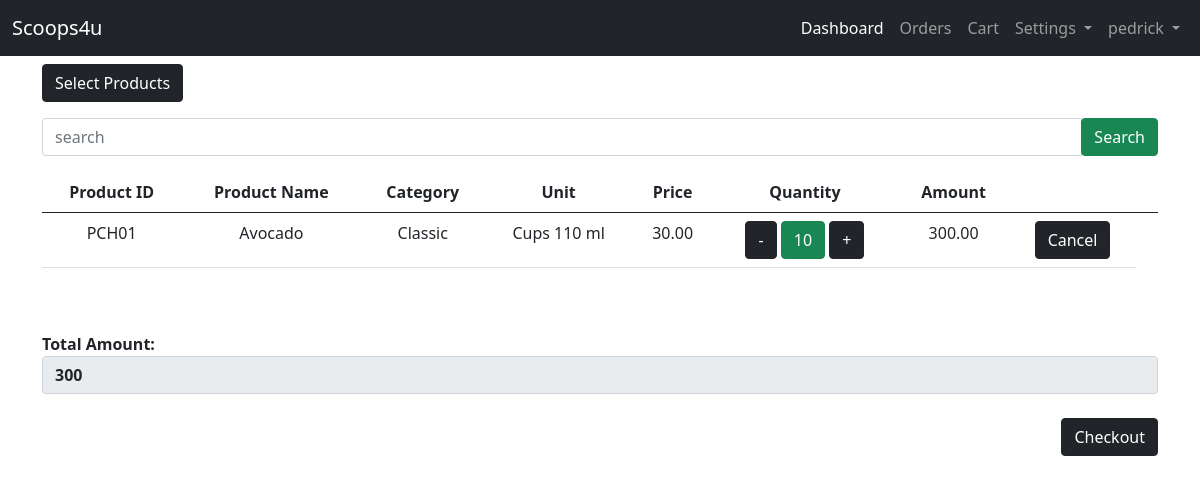
The app's page /user-site/pos/ (signed in), older data.
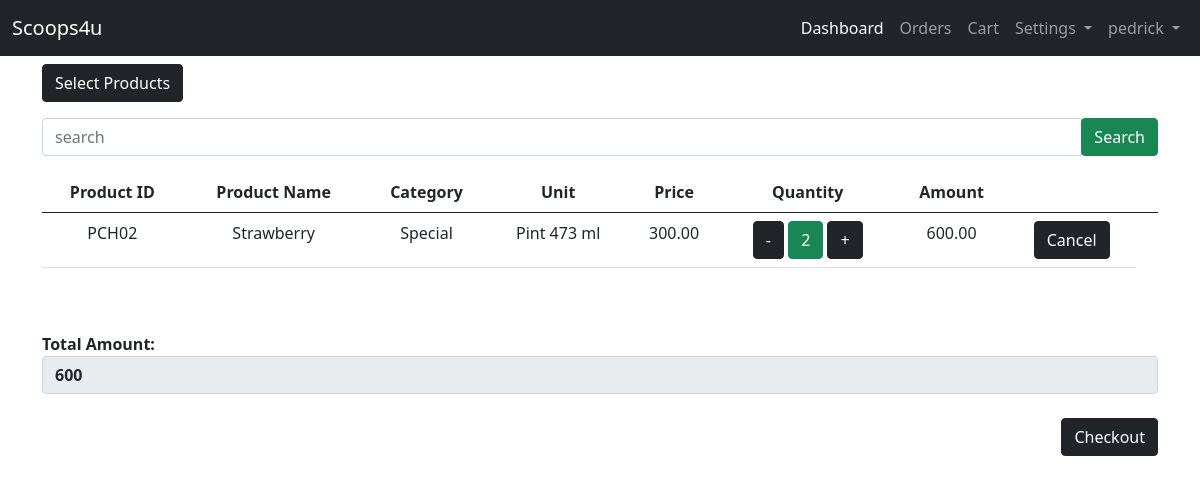
The same page, newer data.
### admin_site/models.py (models this page shows, shortened)
class Pos(models.Model):
    pos_user =  models.CharField(max_length=200, null=False, default=None, verbose_name='List user')
    pos_pcode =  models.CharField(max_length=200, verbose_name='Product Code')
    pos_category =  models.CharField(max_length=200, verbose_name='Category')
    pos_name=  models.CharField(max_length=200, verbose_name='Product Name')
    pos_unit =  models.CharField(max_length=200, verbose_name='Unit')
    pos_price =   models.DecimalField( max_digits=10, decimal_places=2,null=True, verbose_name='Price')
    pos_quantity =  models.BigIntegerField( null=True, verbose_name='quantity')
    pos_amount =  models.DecimalField( max_digits=10, decimal_places=2,null=True, verbose_name='Amount')

### admin_site/views.py (the view)
# urls.py: path('pos/', views.pos ,name='pos'),
@login_required(login_url='landing_page:login')
def pos(request):
    current_user = request.user
    list_pos = Pos.objects.filter(pos_user = current_user).order_by('-id')
    sum_amount = Pos.objects.filter(pos_user = current_user).all().aggregate(total =Sum('pos_amount'))['total']
    context = {
        'list_pos':list_pos,
        'sum_amount':sum_amount
        }
    return render(request, 'admin_site/pos/pos_admin.html', context)

### templates/admin_site/pos/pos_admin.html (shortened to what this page needs)
{% extends 'admin_site/base.html' %}
{% block content %}
{% load static %}
<a href="{% url 'admin_site:all_products' %}" class="btn btn-dark">Select Products</a>
{% if list_pos %}
    <br>
    <form action="{% url 'admin_site:search_product' %}" method="get" class="my-3 ">
        <div class="input-group">
            <input type="text" class="form-control" name="search" placeholder="search" required>
            <div class="input-group-append">
                <button class="btn btn-success">Search</button>
            </div>
        </div>
    </form>
    <table class="table table-hover text-center" >
        <thead>
            <tr>
                <th>Product ID</th>
                <th>Product Name</th>
                <th>Category</th>
                <th>Unit</th>
                <th>Price</th>
                <th>Quantity</th>
                <th>Amount</th>
                <th></th>
                <th></th>
            </tr>
            <tbody>
                {% for list in  list_pos %}
                <tr>
                    <td>{{ list.pos_pcode }}</td>
                    <td>{{ list.pos_name }}</td>
                    <td>{{ list.pos_category }}</td>
                    <td>{{ list.pos_unit }}</td>
                    <td>{{ list.pos_price }}</td>
                    <td>
                        <a href="{% url 'admin_site:minus_qty' list.id  %}" class="btn btn-dark">-</a> <button class="btn btn-success" >{{ list.pos_quantity }}</button>  <a href="{% url 'admin_site:add_qty' list.id  %}" class="btn btn-dark">+</a></td>
                    <td>{{ list.pos_amount }} </td>
                    <form  method="POST"  action="{% url 'admin_site:pos_cancel' list.id %}" onsubmit="return submitForm(this);">
                    <td><button type="submit" class="btn btn-dark">Cancel</button></td>
                    </form>
                </tr>
                {% endfor %}
            </tbody>
        </thead>
    </table>
    {% endif %}
    <br>
    {% if list_pos %}
        <br>
    {% endif %}
    {% if list_pos %}
    {% if user.role == "reseller" %}
    <label style="font-weight: bolder;">Total Amount:</label>
    <input type="text" name="amount"  style="font-weight: bolder;" value="{{ sum_amount}}" class="form-control" id="total_amount" disabled>
    <br>
    <div class="text-end">
    <a href="{% url 'reseller_site:cart_reseller' %}" class="text-end  btn btn-dark">Checkout</a>
    </div>
    {% endif %}
    {% endif %}
{% endblock content %}

Row changes from the older to the newer data that the page shows:
removed Pos: pos_pcode "PCH01", pos_name "Avocado", pos_category "Classic", pos_unit "Cups 110 ml", pos_price "30.00", pos_quantity "10", pos_amount "300.00"
added Pos: pos_pcode "PCH02", pos_name "Strawberry", pos_category "Special", pos_unit "Pint 473 ml", pos_price "300.00", pos_quantity "2", pos_amount "600.00"
Text that changed along with them:
form field amount: "300" → "600"
